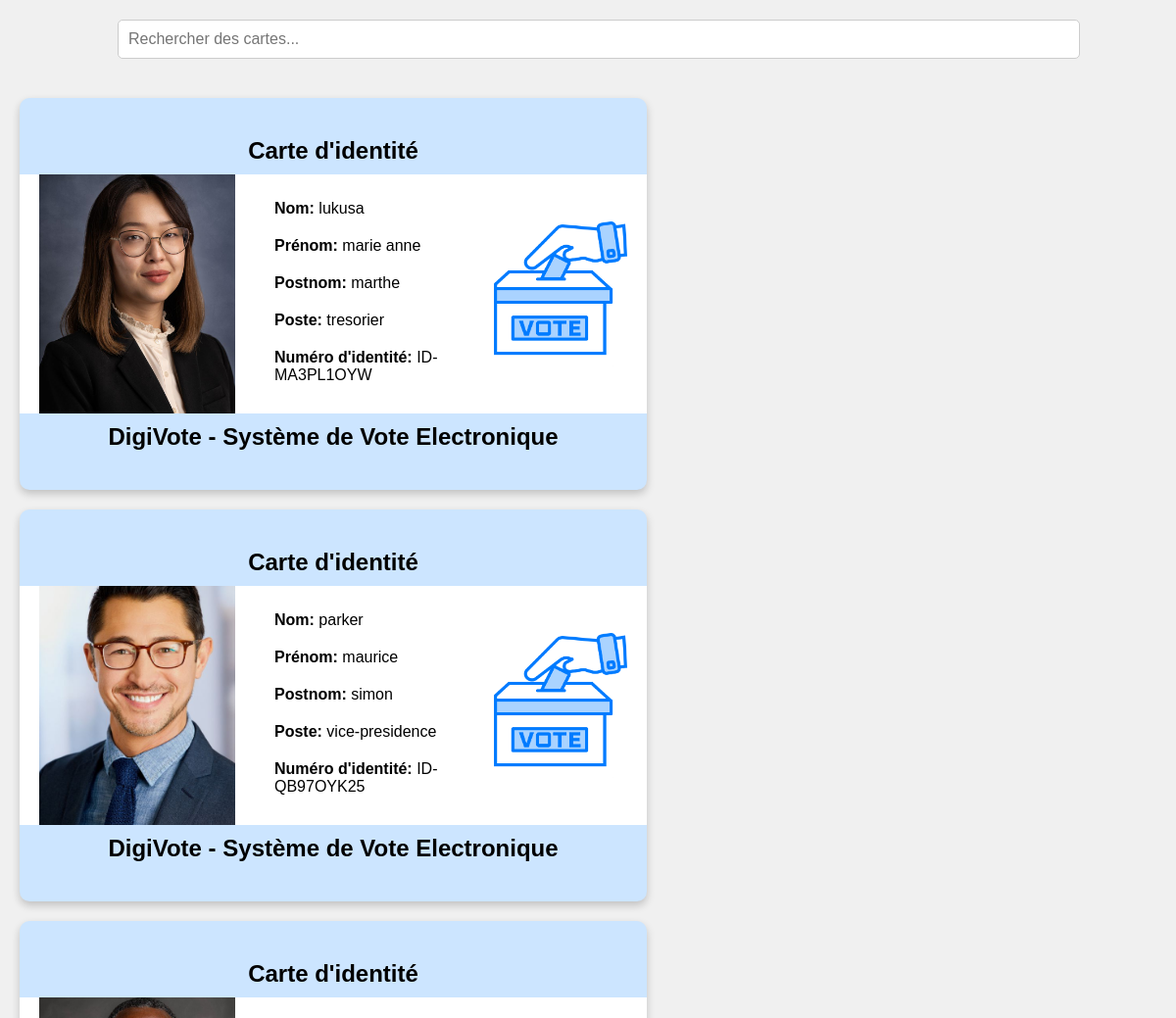
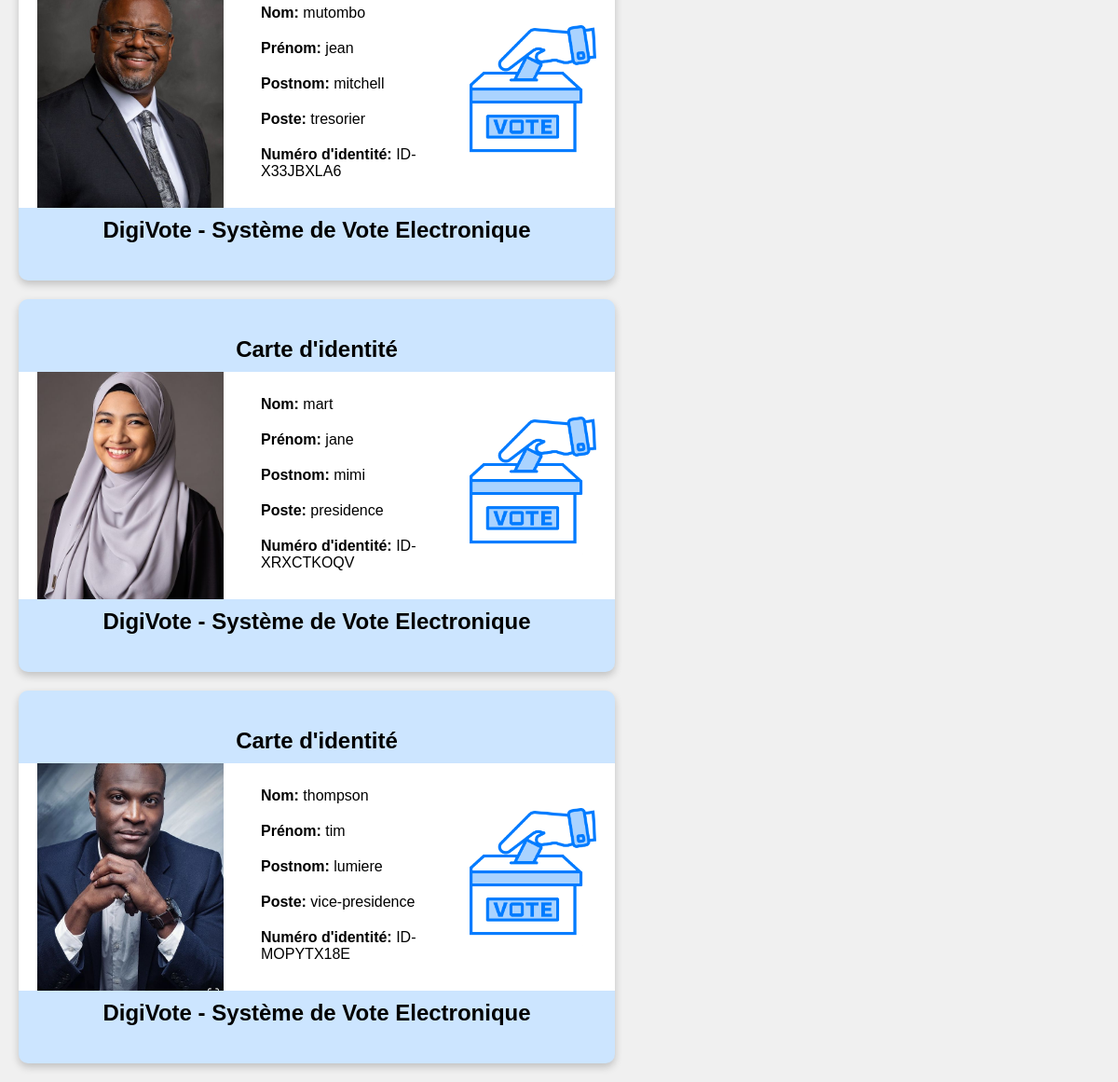
/enrolementpage/enrolementpage/Enrolement_Candidat/list_cartes.php, run on the app's committed database (2 pictures, top to bottom).
### tables this page shows
CREATE TABLE `enregistrement2` (
  `id` int(11) NOT NULL,
  `firstName` varchar(255) NOT NULL,
  `lastName` varchar(255) NOT NULL,
  `postnom` varchar(255) NOT NULL,
  `poste` varchar(255) NOT NULL,
  `uniqueCode` varchar(255) NOT NULL,
  `profilePicture` longblob DEFAULT NULL
);

### enrolementpage/enrolementpage/Enrolement_Candidat/list_cartes.php (the view, shortened to what this page needs)
<?php
$servername = "localhost";
$username = "root";
$password = "";
$dbname = "vote_db";
try {
    $bdd = new PDO("mysql:host=$servername;dbname=$dbname;charset=utf8", $username, $password);
    $bdd->setAttribute(PDO::ATTR_ERRMODE, PDO::ERRMODE_EXCEPTION);
} catch (PDOException $e) {
    die("Connection failed: " . $e->getMessage());
}
$sql = "SELECT * FROM enregistrement2";
$result = $bdd->query($sql);
?>
<!DOCTYPE html>
<html lang="fr">
<head>
</head>
<body>
    <div class="search-bar">
        <input type="text" id="searchInput" onkeyup="searchCards()" placeholder="Rechercher des cartes...">
    </div>
    <div class="container" id="cardsContainer">
        <?php if (isset($_SESSION['userCards']) && !empty($_SESSION['userCards'])): ?>
            <?php foreach ($_SESSION['userCards'] as $userData): ?>
                <div class="card">
                    <div class="top-line">Carte d'identité</div>
                    <img src="uploads/<?php echo $userData['profilePicture']; ?>" alt="Profile Picture" class="user-img">
                    <div class="user-info">
                        <p><strong>Nom:</strong> <?php echo $userData['lastName']; ?></p>
                        <p><strong>Prénom:</strong> <?php echo $userData['firstName']; ?></p>
                        <p><strong>Postnom:</strong> <?php echo $userData['postnom']; ?></p>
                        <p><strong>Poste:</strong> <?php echo $userData['poste']; ?></p>
                        <p><strong>Numéro d'identité:</strong> <?php echo $userData['uniqueCode']; ?></p>
                    </div>
                    <img src="vote1.png" alt="Logo" class="logo">
                    <div class="bottom-line">
                        <div>DigiVote - Système de Vote Electronique</div>
                    </div>
                </div>
            <?php endforeach; ?>
        <?php else: ?>
            <p>Aucune carte d'identité trouvée.</p>
        <?php endif; ?>
    </div>
</body>
</html>

### enrolementpage/enrolementpage/Enrolement_Candidat/list_cartes.php (style rules this page uses)
body { background-color: #f0f0f0; font-family: Arial, sans-serif; display: flex; flex-direction: column; align-items: center; justify-content: center; height: 100vh; margin: 0; padding: 0; }
.search-bar { margin: 20px; width: 80%; }
.search-bar input { width: 100%; padding: 10px; font-size: 16px; border: 1px solid #ccc; border-radius: 5px; }
.container { display: flex; justify-content: center; align-items: flex-start; flex-wrap: wrap; gap: 20px; padding: 20px; max-height: 100vh; overflow-y: auto; }
.card { background-color: #fff; width: calc(100% - 40px); max-width: 600px; padding: 20px; border-radius: 10px; box-shadow: 0 4px 8px rgba(0,0,0,0.2); text-align: left; position: relative; border-top: 30px solid #cce5ff; border-bottom: 30px solid #cce5ff; display: flex; flex-direction: row; align-items: center; margin-right: auto; }
.user-img { width: 200px; height: 300px; object-fit: cover; margin-right: 20px; border-radius: 10px; }
.user-info { flex: 1; padding-left: 20px; }
.user-info p { margin-bottom: 20px; }
.top-line, .bottom-line { position: absolute; width: 100%; background-color: #cce5ff; left: 0; text-align: center; padding: 10px 0; font-weight: bold; font-size: 24px; color: black; }
.top-line { top: 0; border-radius: 0px 0px 0 0; }
.bottom-line { bottom: 0; border-radius: 0 0 0px 0px; padding: 10px 0; }
.logo { width: 136px; height: 200px; object-fit: contain; margin-left: auto; }

### data on the page
enregistrement2: profilePicture (picture), lastName "lukusa", firstName "marie anne", postnom "marthe", poste "tresorier", uniqueCode "ID-MA3PL1OYW"
enregistrement2: profilePicture (picture), lastName "parker", firstName "maurice", postnom "simon", poste "vice-presidence", uniqueCode "ID-QB97OYK25"
enregistrement2: profilePicture (picture), lastName "mutombo", firstName "jean", postnom "mitchell", poste "tresorier", uniqueCode "ID-X33JBXLA6"
enregistrement2: profilePicture (picture), lastName "mart", firstName "jane", postnom "mimi", poste "presidence", uniqueCode "ID-XRXCTKOQV"
enregistrement2: profilePicture (picture), lastName "thompson", firstName "tim", postnom "lumiere", poste "vice-presidence", uniqueCode "ID-MOPYTX18E"
